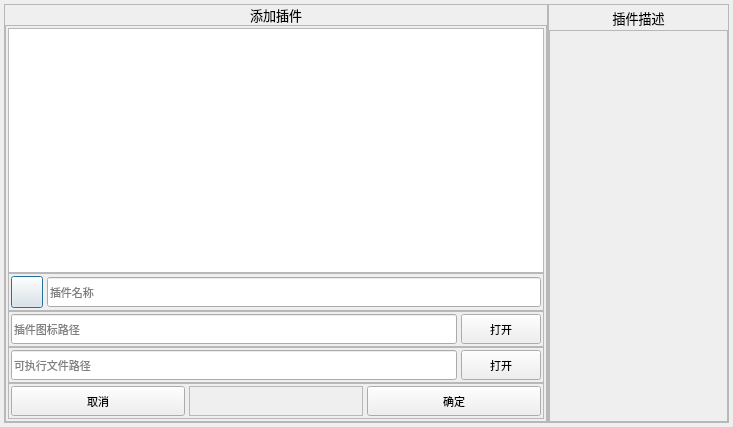
<?xml version="1.0" encoding="UTF-8"?>
<ui version="4.0">
 <class>Dialog</class>
 <widget class="QDialog" name="Dialog">
  <property name="geometry">
   <rect>
    <x>0</x>
    <y>0</y>
    <width>733</width>
    <height>427</height>
   </rect>
  </property>
  <property name="font">
   <font>
    <family>微软雅黑</family>
   </font>
  </property>
  <property name="windowTitle">
   <string>Dialog</string>
  </property>
  <layout class="QHBoxLayout" name="horizontalLayout_2" stretch="3,1">
   <property name="spacing">
    <number>0</number>
   </property>
   <property name="leftMargin">
    <number>4</number>
   </property>
   <property name="topMargin">
    <number>4</number>
   </property>
   <property name="rightMargin">
    <number>4</number>
   </property>
   <property name="bottomMargin">
    <number>4</number>
   </property>
   <item>
    <widget class="QFrame" name="frame_7">
     <property name="frameShape">
      <enum>QFrame::StyledPanel</enum>
     </property>
     <property name="frameShadow">
      <enum>QFrame::Raised</enum>
     </property>
     <layout class="QVBoxLayout" name="verticalLayout">
      <property name="spacing">
       <number>0</number>
      </property>
      <property name="leftMargin">
       <number>0</number>
      </property>
      <property name="topMargin">
       <number>0</number>
      </property>
      <property name="rightMargin">
       <number>0</number>
      </property>
      <property name="bottomMargin">
       <number>0</number>
      </property>
      <item>
       <widget class="QLabel" name="label">
        <property name="maximumSize">
         <size>
          <width>16777215</width>
          <height>25</height>
         </size>
        </property>
        <property name="font">
         <font>
          <family>微软雅黑</family>
          <pointsize>10</pointsize>
         </font>
        </property>
        <property name="text">
         <string>添加插件</string>
        </property>
        <property name="alignment">
         <set>Qt::AlignCenter</set>
        </property>
       </widget>
      </item>
      <item>
       <widget class="QFrame" name="frame">
        <property name="font">
         <font>
          <family>微软雅黑</family>
          <pointsize>8</pointsize>
         </font>
        </property>
        <property name="frameShape">
         <enum>QFrame::StyledPanel</enum>
        </property>
        <property name="frameShadow">
         <enum>QFrame::Raised</enum>
        </property>
        <layout class="QVBoxLayout" name="verticalLayout_2">
         <property name="spacing">
          <number>0</number>
         </property>
         <property name="leftMargin">
          <number>2</number>
         </property>
         <property name="topMargin">
          <number>2</number>
         </property>
         <property name="rightMargin">
          <number>2</number>
         </property>
         <property name="bottomMargin">
          <number>2</number>
         </property>
         <item>
          <widget class="QFrame" name="frame_3">
           <property name="frameShape">
            <enum>QFrame::StyledPanel</enum>
           </property>
           <property name="frameShadow">
            <enum>QFrame::Raised</enum>
           </property>
           <layout class="QVBoxLayout" name="verticalLayout_3">
            <property name="spacing">
             <number>0</number>
            </property>
            <property name="leftMargin">
             <number>0</number>
            </property>
            <property name="topMargin">
             <number>0</number>
            </property>
            <property name="rightMargin">
             <number>0</number>
            </property>
            <property name="bottomMargin">
             <number>0</number>
            </property>
            <item>
             <widget class="QListWidget" name="plugins_list">
              <property name="styleSheet">
               <string notr="true">QListWidget{
border:none;
}</string>
              </property>
             </widget>
            </item>
           </layout>
          </widget>
         </item>
         <item>
          <widget class="QFrame" name="wert">
           <property name="font">
            <font>
             <family>微软雅黑</family>
             <pointsize>8</pointsize>
            </font>
           </property>
           <property name="frameShape">
            <enum>QFrame::StyledPanel</enum>
           </property>
           <property name="frameShadow">
            <enum>QFrame::Raised</enum>
           </property>
           <layout class="QHBoxLayout" name="horizontalLayout_4">
            <property name="spacing">
             <number>4</number>
            </property>
            <property name="leftMargin">
             <number>2</number>
            </property>
            <property name="topMargin">
             <number>2</number>
            </property>
            <property name="rightMargin">
             <number>2</number>
            </property>
            <property name="bottomMargin">
             <number>2</number>
            </property>
            <item>
             <widget class="QPushButton" name="icon">
              <property name="minimumSize">
               <size>
                <width>32</width>
                <height>32</height>
               </size>
              </property>
              <property name="maximumSize">
               <size>
                <width>32</width>
                <height>32</height>
               </size>
              </property>
              <property name="font">
               <font>
                <family>微软雅黑</family>
                <pointsize>8</pointsize>
               </font>
              </property>
              <property name="text">
               <string/>
              </property>
             </widget>
            </item>
            <item>
             <widget class="QLineEdit" name="name">
              <property name="minimumSize">
               <size>
                <width>0</width>
                <height>30</height>
               </size>
              </property>
              <property name="maximumSize">
               <size>
                <width>16777215</width>
                <height>30</height>
               </size>
              </property>
              <property name="font">
               <font>
                <family>微软雅黑</family>
                <pointsize>8</pointsize>
               </font>
              </property>
              <property name="placeholderText">
               <string>插件名称</string>
              </property>
             </widget>
            </item>
           </layout>
          </widget>
         </item>
         <item>
          <widget class="QFrame" name="frame_2">
           <property name="font">
            <font>
             <family>微软雅黑</family>
             <pointsize>8</pointsize>
            </font>
           </property>
           <property name="frameShape">
            <enum>QFrame::StyledPanel</enum>
           </property>
           <property name="frameShadow">
            <enum>QFrame::Raised</enum>
           </property>
           <layout class="QHBoxLayout" name="horizontalLayout">
            <property name="spacing">
             <number>4</number>
            </property>
            <property name="leftMargin">
             <number>2</number>
            </property>
            <property name="topMargin">
             <number>2</number>
            </property>
            <property name="rightMargin">
             <number>2</number>
            </property>
            <property name="bottomMargin">
             <number>2</number>
            </property>
            <item>
             <widget class="QLineEdit" name="icon_path">
              <property name="maximumSize">
               <size>
                <width>16777215</width>
                <height>30</height>
               </size>
              </property>
              <property name="font">
               <font>
                <family>微软雅黑</family>
                <pointsize>8</pointsize>
               </font>
              </property>
              <property name="placeholderText">
               <string>插件图标路径</string>
              </property>
             </widget>
            </item>
            <item>
             <widget class="QPushButton" name="open_icon_path">
              <property name="minimumSize">
               <size>
                <width>0</width>
                <height>30</height>
               </size>
              </property>
              <property name="maximumSize">
               <size>
                <width>16777215</width>
                <height>30</height>
               </size>
              </property>
              <property name="font">
               <font>
                <family>微软雅黑</family>
                <pointsize>8</pointsize>
               </font>
              </property>
              <property name="text">
               <string>打开</string>
              </property>
             </widget>
            </item>
           </layout>
          </widget>
         </item>
         <item>
          <widget class="QFrame" name="frame_4">
           <property name="font">
            <font>
             <family>微软雅黑</family>
             <pointsize>8</pointsize>
            </font>
           </property>
           <property name="frameShape">
            <enum>QFrame::StyledPanel</enum>
           </property>
           <property name="frameShadow">
            <enum>QFrame::Raised</enum>
           </property>
           <layout class="QHBoxLayout" name="horizontalLayout_5">
            <property name="spacing">
             <number>4</number>
            </property>
            <property name="leftMargin">
             <number>2</number>
            </property>
            <property name="topMargin">
             <number>2</number>
            </property>
            <property name="rightMargin">
             <number>2</number>
            </property>
            <property name="bottomMargin">
             <number>2</number>
            </property>
            <item>
             <widget class="QLineEdit" name="exe_path">
              <property name="maximumSize">
               <size>
                <width>16777215</width>
                <height>30</height>
               </size>
              </property>
              <property name="font">
               <font>
                <family>微软雅黑</family>
                <pointsize>8</pointsize>
               </font>
              </property>
              <property name="placeholderText">
               <string>可执行文件路径</string>
              </property>
             </widget>
            </item>
            <item>
             <widget class="QPushButton" name="open_exe_path">
              <property name="minimumSize">
               <size>
                <width>0</width>
                <height>30</height>
               </size>
              </property>
              <property name="maximumSize">
               <size>
                <width>16777215</width>
                <height>30</height>
               </size>
              </property>
              <property name="font">
               <font>
                <family>微软雅黑</family>
                <pointsize>8</pointsize>
               </font>
              </property>
              <property name="text">
               <string>打开</string>
              </property>
             </widget>
            </item>
           </layout>
          </widget>
         </item>
         <item>
          <widget class="QFrame" name="frame_5">
           <property name="font">
            <font>
             <family>微软雅黑</family>
             <pointsize>8</pointsize>
            </font>
           </property>
           <property name="frameShape">
            <enum>QFrame::StyledPanel</enum>
           </property>
           <property name="frameShadow">
            <enum>QFrame::Raised</enum>
           </property>
           <layout class="QHBoxLayout" name="horizontalLayout_6">
            <property name="spacing">
             <number>4</number>
            </property>
            <property name="leftMargin">
             <number>2</number>
            </property>
            <property name="topMargin">
             <number>2</number>
            </property>
            <property name="rightMargin">
             <number>2</number>
            </property>
            <property name="bottomMargin">
             <number>2</number>
            </property>
            <item>
             <widget class="QPushButton" name="cancel">
              <property name="minimumSize">
               <size>
                <width>0</width>
                <height>30</height>
               </size>
              </property>
              <property name="maximumSize">
               <size>
                <width>16777215</width>
                <height>30</height>
               </size>
              </property>
              <property name="font">
               <font>
                <family>微软雅黑</family>
                <pointsize>8</pointsize>
               </font>
              </property>
              <property name="text">
               <string>取消</string>
              </property>
             </widget>
            </item>
            <item>
             <widget class="QFrame" name="frame_6">
              <property name="font">
               <font>
                <family>微软雅黑</family>
                <pointsize>8</pointsize>
               </font>
              </property>
              <property name="frameShape">
               <enum>QFrame::StyledPanel</enum>
              </property>
              <property name="frameShadow">
               <enum>QFrame::Raised</enum>
              </property>
             </widget>
            </item>
            <item>
             <widget class="QPushButton" name="save">
              <property name="minimumSize">
               <size>
                <width>0</width>
                <height>30</height>
               </size>
              </property>
              <property name="maximumSize">
               <size>
                <width>16777215</width>
                <height>30</height>
               </size>
              </property>
              <property name="font">
               <font>
                <family>微软雅黑</family>
                <pointsize>8</pointsize>
               </font>
              </property>
              <property name="text">
               <string>确定</string>
              </property>
             </widget>
            </item>
           </layout>
          </widget>
         </item>
        </layout>
       </widget>
      </item>
     </layout>
    </widget>
   </item>
   <item>
    <widget class="QFrame" name="frame_8">
     <property name="frameShape">
      <enum>QFrame::StyledPanel</enum>
     </property>
     <property name="frameShadow">
      <enum>QFrame::Raised</enum>
     </property>
     <layout class="QVBoxLayout" name="verticalLayout_4">
      <property name="spacing">
       <number>0</number>
      </property>
      <property name="leftMargin">
       <number>0</number>
      </property>
      <property name="topMargin">
       <number>0</number>
      </property>
      <property name="rightMargin">
       <number>0</number>
      </property>
      <property name="bottomMargin">
       <number>0</number>
      </property>
      <item>
       <widget class="QLabel" name="label_2">
        <property name="maximumSize">
         <size>
          <width>16777215</width>
          <height>25</height>
         </size>
        </property>
        <property name="font">
         <font>
          <family>微软雅黑</family>
          <pointsize>10</pointsize>
         </font>
        </property>
        <property name="text">
         <string>插件描述</string>
        </property>
        <property name="alignment">
         <set>Qt::AlignCenter</set>
        </property>
       </widget>
      </item>
      <item>
       <widget class="QFrame" name="frame_9">
        <property name="frameShape">
         <enum>QFrame::StyledPanel</enum>
        </property>
        <property name="frameShadow">
         <enum>QFrame::Raised</enum>
        </property>
       </widget>
      </item>
     </layout>
    </widget>
   </item>
  </layout>
 </widget>
 <resources/>
 <connections/>
</ui>
